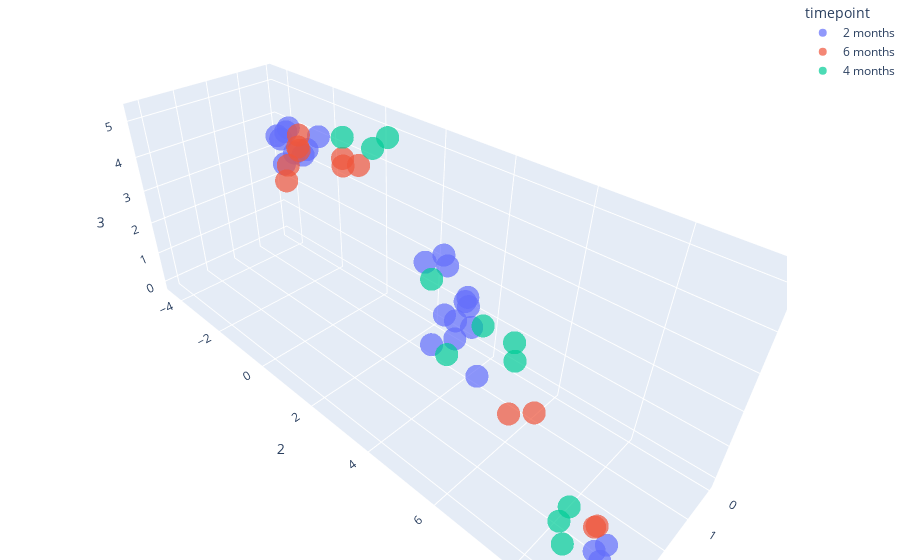

Notebook cell for this chart:
### Markdown cell above
### Timepoint clustering

### Code cell
fig = px.scatter_3d(umap_braycurtis_metadata_246_merged,
                    x=1,
                    y=2,
                    z=3,
                    color='timepoint',
                    opacity=0.7)

fig.update_layout(margin=dict(l=0, r=0, b=0, t=0))
fig.show()

### Figure 1 — Plotly figure (JSON) as saved in the notebook; plotly's stock layout.template omitted (floating-point values rounded to 4 significant figures)
{"data": [{"hovertemplate": "timepoint=2 months<br>1=%{x}<br>2=%{y}<br>3=%{z}<extra></extra>", "legendgroup": "2 months", "marker": {"color": "#636efa", "opacity": 0.7, "symbol": "circle"}, "mode": "markers", "name": "2 months", "scene": "scene", "showlegend": true, "type": "scatter3d", "x": [2.488, 2.115, 2.37, 1.979, 1.847, 2.28, 2.149, 2.138, 1.04, 1.142, 2.363, 3.542, 3.208, 3.337, 3.737, 3.926, 3.851, 3.642, 4.269, 3.633, 3.637, 3.925, 1.781, 1.573, 1.361, 1.905, 1.954, 2.149], "y": [3.801, 4.102, -1.03, -0.7719, -1.459, -0.6959, -1.398, -1.174, -1.312, -1.701, -1.234, 9.242, 9.169, 9.029, 9.45, 9.041, 9.108, 9.313, 5.611, 5.344, 6.203, 5.853, 4.477, 4.282, 4.056, 4.244, 4.738, 4.015], "z": [3.846, 3.72, 4.41, 4.596, 5.063, 4.78, 4.88, 5.131, 4.629, 4.179, 5.078, 0.3662, 0.4249, 0.2188, 0.1888, 0.1903, -0.1262, -0.004902, 3.78, 3.949, 2.99, 3.853, 2.666, 2.706, 2.357, 2.207, 2.336, 3.965]}, {"hovertemplate": "timepoint=6 months<br>1=%{x}<br>2=%{y}<br>3=%{z}<extra></extra>", "legendgroup": "6 months", "marker": {"color": "#EF553B", "opacity": 0.7, "symbol": "circle"}, "mode": "markers", "name": "6 months", "scene": "scene", "showlegend": true, "type": "scatter3d", "x": [1.517, 1.625, 1.761, 3.029, 3.295, 2.05, 0.1983, 0.01031, 1.714, 1.652, 1.604, 1.676], "y": [-1.516, -1.399, 6.465, 8.85, 8.899, 6.01, -3.943, -4.379, 0.4048, 0.3271, 0.8332, -1.374], "z": [4.757, 4.41, 0.8299, 0.4996, 0.7878, 0.6716, 2.647, 1.898, 4.616, 4.768, 4.741, 4.524]}, {"hovertemplate": "timepoint=4 months<br>1=%{x}<br>2=%{y}<br>3=%{z}<extra></extra>", "legendgroup": "4 months", "marker": {"color": "#00cc96", "opacity": 0.7, "symbol": "circle"}, "mode": "markers", "name": "4 months", "scene": "scene", "showlegend": true, "type": "scatter3d", "x": [1.258, 1.216, 1.092, 0.8876, 1.065, 3.778, 3.376, 3.229, 3.987, 3.108, 1.59], "y": [5.504, 5.402, 0.775, 1.077, -0.3388, 8.582, 8.247, 8.318, 5.741, 4.54, 4.777], "z": [1.393, 1.852, 4.985, 5.287, 4.916, 0.4427, 0.3933, 0.7629, 3.452, 4.091, 2.189]}], "layout": {"legend": {"title": {"text": "timepoint"}, "tracegroupgap": 0}, "margin": {"b": 0, "l": 0, "r": 0, "t": 0}, "scene": {"domain": {"x": [0, 1], "y": [0, 1]}, "xaxis": {"title": {"text": "1"}}, "yaxis": {"title": {"text": "2"}}, "zaxis": {"title": {"text": "3"}}}}}
